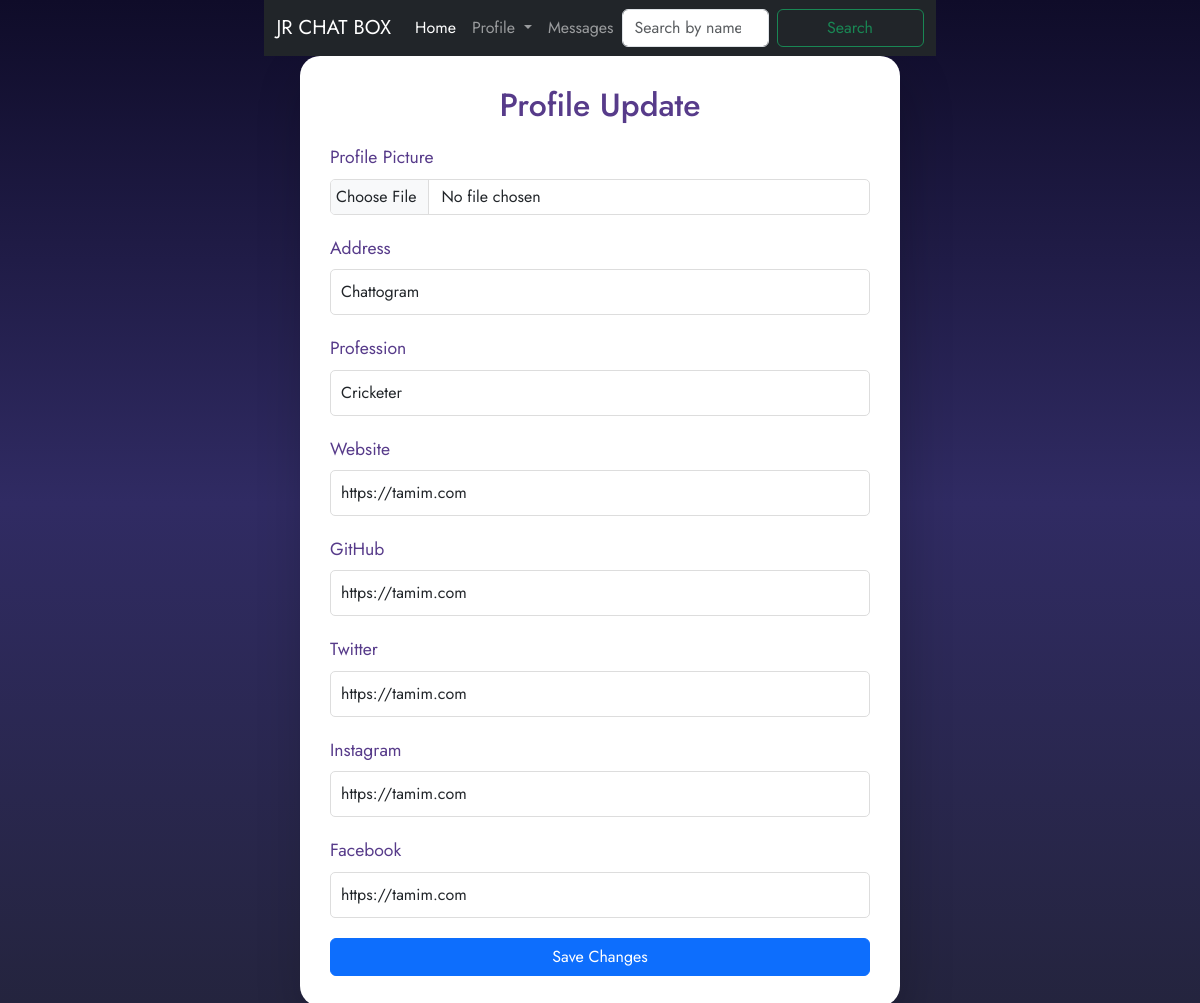
Page /edit_profile/ (signed in) on the committed database.
### Chat/models.py (models this page shows, shortened)
class UserProfile(models.Model):
    user = models.OneToOneField(User, on_delete=models.CASCADE)
    profile_picture = models.ImageField(upload_to='profile_pictures/', null=True, blank=True)
    address = models.CharField(max_length=200, null=True, blank=True)
    profession = models.CharField(max_length=200, null=True, blank=True)
    website = models.URLField(null=True, blank=True)
    github = models.URLField(null=True, blank=True)
    twitter = models.URLField(null=True, blank=True)
    instagram = models.URLField(null=True, blank=True)
    facebook = models.URLField(null=True, blank=True)

### Chat/views.py (the view, shortened to what this page needs)
# urls.py: path('edit_profile/', views.edit_profile, name='edit_profile'),
@login_required(login_url='authenticate')
def edit_profile(request):
    user_profile = UserProfile.objects.get(user=request.user)
    return render(request, 'edit_profile.html', {'user_profile': user_profile})

### templates/edit_profile.html (shortened to what this page needs)
{% load static %}
<!DOCTYPE html>
<html lang="en">
<head>
    <link href="https://cdn.jsdelivr.net/npm/bootstrap@5.3.0-alpha1/dist/css/bootstrap.min.css" rel="stylesheet">
    <link rel="stylesheet" href="{% static 'edit_profile.css' %}">
</head>
<body>
    <nav class="navbar navbar-expand-lg navbar-dark bg-dark">
        <div class="container-fluid">
            <a class="navbar-brand" href="#">JR CHAT BOX</a>
            <div class="collapse navbar-collapse" id="navbarNav">
                <ul class="navbar-nav">
                    <li class="nav-item">
                        <a class="nav-link active" href="{% url 'home' %}">Home</a>
                    </li>
                    <li class="nav-item dropdown">
                        <a class="nav-link dropdown-toggle" href="#" id="navbarDropdown" role="button" data-bs-toggle="dropdown" aria-expanded="false">
                            Profile
                        </a>
                    </li>
                    <li class="nav-item">
                        <a class="nav-link" href="{% url 'message_box' %}">Messages</a>
                    </li>
                </ul>
                <form method="GET" action="{% url 'search_profile' %}" class="d-flex ms-auto" role="search">
                    <input class="form-control me-2" type="search" name="query" placeholder="Search by name or email" aria-label="Search" value="{{ request.GET.query }}">
                    <button class="btn btn-outline-success" type="submit">Search</button>
                </form>
            </div>
        </div>
    </nav>
    <div class="main">
        <h2>Profile Update</h2>
        <form method="POST" enctype="multipart/form-data">
            <div class="form-group">
                <label for="profile_picture">Profile Picture</label>
                <input type="file" name="profile_picture" class="form-control" id="profile_picture">
            </div>
            <div class="form-group">
                <label for="address">Address</label>
                <input type="text" name="address" class="form-control" id="address" value="{{ user_profile.address }}">
            </div>
            <div class="form-group">
                <label for="profession">Profession</label>
                <input type="text" name="profession" class="form-control" id="profession" value="{{ user_profile.profession }}">
            </div>
            <div class="form-group">
                <label for="website">Website</label>
                <input type="url" name="website" class="form-control" id="website" value="{{ user_profile.website }}">
            </div>
            <div class="form-group">
                <label for="github">GitHub</label>
                <input type="url" name="github" class="form-control" id="github" value="{{ user_profile.github }}">
            </div>
            <div class="form-group">
                <label for="twitter">Twitter</label>
                <input type="url" name="twitter" class="form-control" id="twitter" value="{{ user_profile.twitter }}">
            </div>
            <div class="form-group">
                <label for="instagram">Instagram</label>
                <input type="url" name="instagram" class="form-control" id="instagram" value="{{ user_profile.instagram }}">
            </div>
            <div class="form-group">
                <label for="facebook">Facebook</label>
                <input type="url" name="facebook" class="form-control" id="facebook" value="{{ user_profile.facebook }}">
            </div>
            <button type="submit" class="btn btn-primary">Save Changes</button>
        </form>
    </div>
</body>
</html>

### static/edit_profile.css (style rules this page uses)
body { margin: 0; padding: 0; display: flex; flex-direction: column; justify-content: flex-start; align-items: center; min-height: 100vh; font-family: 'Jost', sans-serif; background: linear-gradient(to bottom, #0f0c29, #302b63, #24243e); }
.main { width: 600px; padding: 30px; background: #ffffff; border-radius: 20px; box-shadow: 5px 20px 50px rgba(0, 0, 0, 0.2); }
.main h2 { text-align: center; color: #573b8a; font-size: 2em; margin-bottom: 20px; }
.form-group { margin-bottom: 20px; }
.form-group label { display: block; font-size: 1.1em; color: #573b8a; margin-bottom: 8px; }
.form-group input { width: 100%; padding: 10px; font-size: 1em; border: 1px solid #ddd; border-radius: 5px; outline: none; transition: border-color 0.3s; }
button { width: 100%; padding: 12px; background: #573b8a; color: #ffffff; font-size: 1.1em; border: none; border-radius: 5px; cursor: pointer; transition: background 0.3s; }
#profile_picture { padding: 5px; }

### rows in the picture
UserProfile: address "Chattogram", profession "Cricketer", website "https://tamim.com", github "https://tamim.com", twitter "https://tamim.com", instagram "https://tamim.com", facebook "https://tamim.com"
